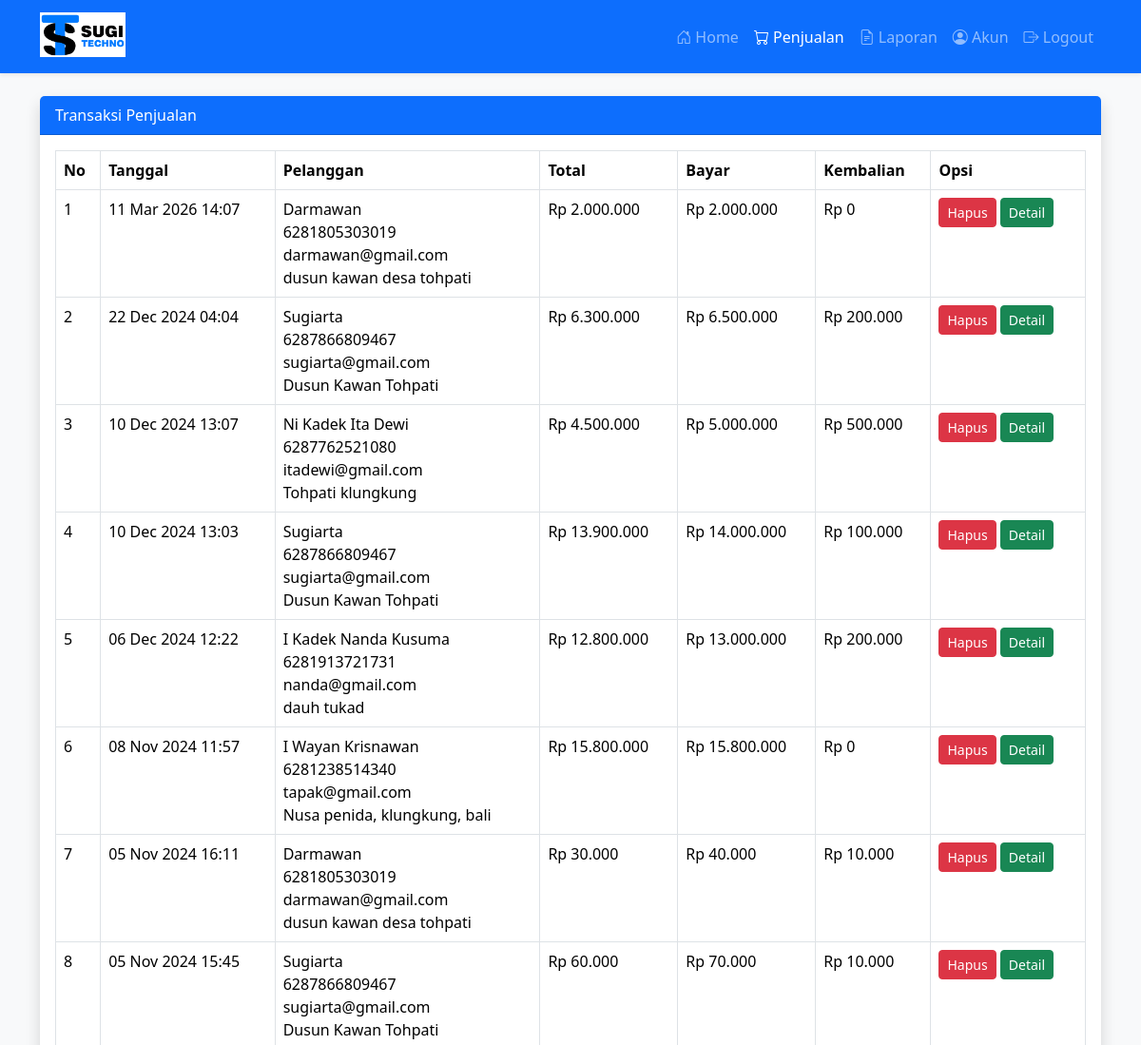
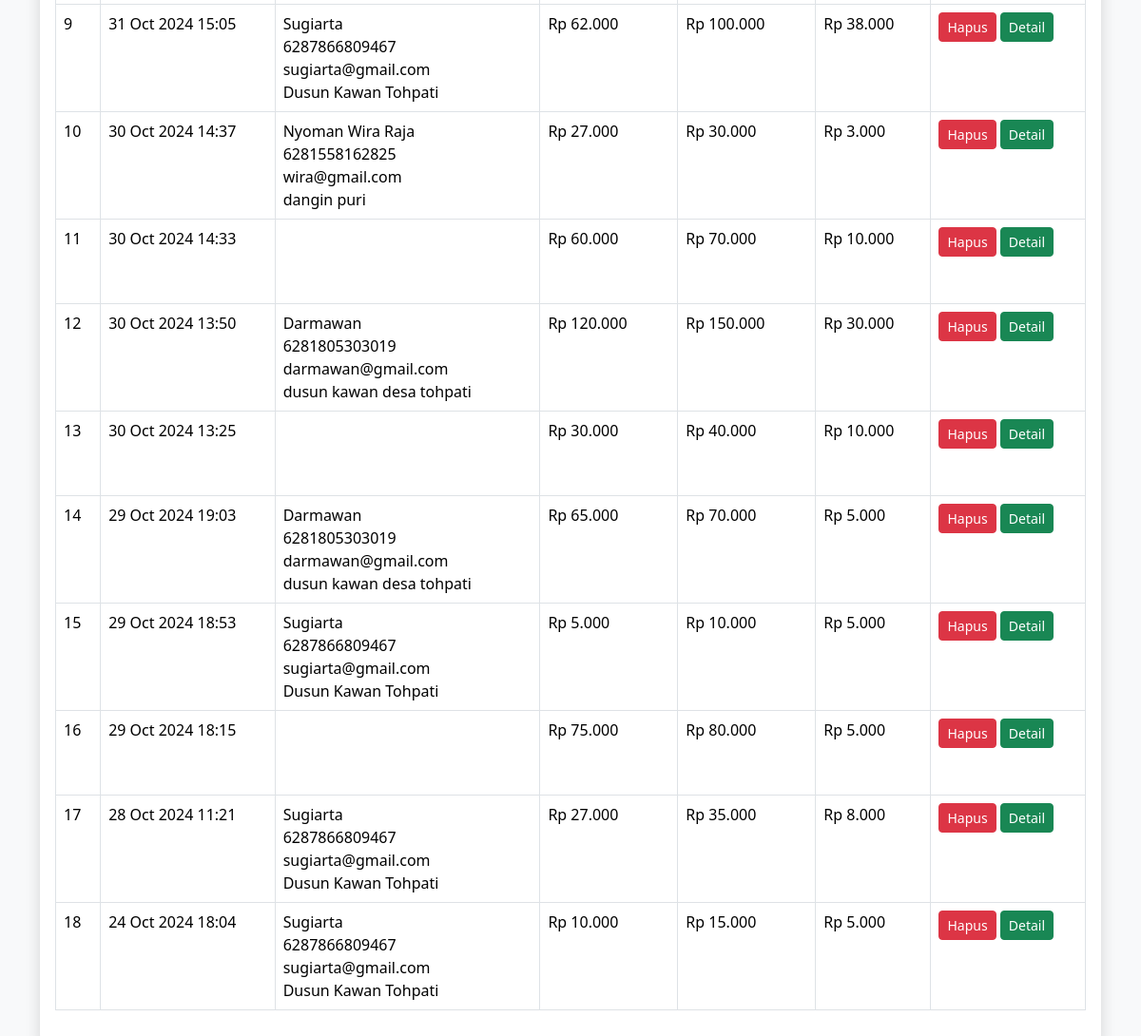
/Kasir/penjualan.php (signed in), run on the app's committed database (2 pictures, top to bottom).
### tables this page shows
CREATE TABLE `penjualan` (
  `id_penjualan` int(11) NOT NULL,
  `id_pelanggan` int(11) DEFAULT NULL,
  `id_rekening` int(11) NOT NULL,
  `id_toko` int(11) NOT NULL,
  `id_user` int(11) NOT NULL,
  `tanggal_penjualan` datetime NOT NULL,
  `total_penjualan` int(11) NOT NULL,
  `bayar_penjualan` int(11) NOT NULL,
  `kembalian_penjualan` int(11) NOT NULL
);

CREATE TABLE `pelanggan` (
  `id_pelanggan` int(11) NOT NULL,
  `id_toko` int(11) NOT NULL,
  `nama_pelanggan` varchar(100) NOT NULL,
  `email_pelanggan` varchar(100) NOT NULL,
  `telepon_pelanggan` varchar(25) NOT NULL,
  `alamat_pelanggan` varchar(100) NOT NULL
);

### functions.php (called while the page is built)
<?php
function formatRupiah($angka){
    return "Rp " . number_format($angka,0,',','.');
}
?>

### Kasir/penjualan.php (the view, shortened to what this page needs)
<!DOCTYPE html>
<html lang="en">
<head>
    <link rel="stylesheet" href="../assets/css/bootstrap.min.css">
    <link rel="stylesheet" href="https://cdn.jsdelivr.net/npm/bootstrap-icons@1.11.3/font/bootstrap-icons.css">
    <link rel="stylesheet" href="https://cdn.datatables.net/2.1.8/css/dataTables.bootstrap5.css">
</head>
<body>
<nav class="navbar navbar-expand-lg bg-primary navbar-dark mb-4 shadow-sm">
  <div class="container">
    <a class="navbar-brand" href="#">
    <img src="../assets/img/logo.png" alt="" width="90" class="mb-1">
    </a>
    <div class="collapse navbar-collapse" id="navbarNav">
      <ul class="navbar-nav ms-auto">
        <li class="nav-item">
          <a class="nav-link" href="index.php">
            <i class="bi bi-house-door"></i> Home
          </a>
        </li>
        <li class="nav-item">
          <a class="nav-link active" href="penjualan.php">
            <i class="bi bi-cart"></i> Penjualan
          </a>
        </li>
        <li class="nav-item">
          <a class="nav-link" href="laporan.php">
            <i class="bi bi-file-earmark-text"></i> Laporan
          </a>
        </li>
        <li class="nav-item">
          <a class="nav-link" href="akun.php">
            <i class="bi bi-person-circle"></i> Akun
          </a>
        </li>
        <li class="nav-item">
          <a class="nav-link" href="logout.php">
            <i class="bi bi-box-arrow-right"></i> Logout
          </a>
        </li>
      </ul>
    </div>
  </div>
</nav>
<?php
include '../koneksi.php';
include '../functions.php';
$id_user = (int)$_SESSION['user']['id_user'];
$id_toko = (int)$_SESSION['user']['id_toko'];
$penjualan = array();
$ambil = $koneksi->query("SELECT * FROM penjualan
                        LEFT JOIN pelanggan ON penjualan.id_pelanggan=pelanggan.id_pelanggan
                        WHERE penjualan.id_user='$id_user' AND penjualan.id_toko='$id_toko' ORDER BY id_penjualan DESC");
if ($ambil->num_rows == 0) {
    echo "Tidak ada data penjualan ditemukan.";
} else {
    while ($tiap = $ambil->fetch_assoc()) {
        $penjualan[] = $tiap;
    }
}
?>
<div class="container mb-5">
<div class="card border-0 shadow">
    <div class="card-header bg-primary text-white">Transaksi Penjualan</div>
    <div class="card-body">
        <table class="table table-bordered" id="tabel">
                <thead>
                    <tr>
                        <th>No</th>
                        <th>Tanggal</th>
                        <th>Pelanggan</th>
                        <th>Total</th>
                        <th>Bayar</th>
                        <th>Kembalian</th>
                        <th>Opsi</th>
                    </tr>
                </thead>
                <tbody>
                    <?php foreach($penjualan as $key => $value): ?>
                    <tr>
                        <td><?php echo$key+1 ?></td>
                        <td><?php echo date("d M Y H:i", strtotime($value["tanggal_penjualan"])) ?></td>
                        <td>
                            <?php echo $value["nama_pelanggan"] ?> <br>
                            <?php echo $value["telepon_pelanggan"] ?> <br>
                            <?php echo $value["email_pelanggan"] ?> <br>
                            <?php echo $value["alamat_pelanggan"] ?>
                        </td>
                        <td><?php echo formatRupiah($value["total_penjualan"]) ?></td>
                        <td><?php echo formatRupiah($value["bayar_penjualan"]) ?></td>
                        <td><?php echo formatRupiah($value["kembalian_penjualan"]) ?></td>
                        <td>
                            <a class="btn btn-danger btn-sm" href="penjualan_hapus.php?id=<?php echo $value["id_penjualan"] ?>" onclick="return confirm('Yakin mau hapus?')">Hapus</a>
                            <a class="btn btn-success btn-sm" href="penjualan_produk.php?id=<?php echo $value["id_penjualan"] ?>">Detail</a>
                        </td>
                    </tr>
                    <?php endforeach; ?>
                </tbody>
            </table>
    </div>
</div>
</div>
</body>
</html>

### Kasir/penjualan.php (style rules this page uses)
body { background-color: #f8f9fa; }

### data on the page
penjualan: tanggal_penjualan "11 Mar 2026 14:07", id_pelanggan.nama_pelanggan "Darmawan", id_pelanggan.telepon_pelanggan "6281805303019", id_pelanggan.email_pelanggan "darmawan@gmail.com", id_pelanggan.alamat_pelanggan "dusun kawan desa tohpati", total_penjualan "Rp 2.000.000", bayar_penjualan "Rp 2.000.000", kembalian_penjualan "Rp 0"
penjualan: tanggal_penjualan "22 Dec 2024 04:04", id_pelanggan.nama_pelanggan "Sugiarta", id_pelanggan.telepon_pelanggan "6287866809467", id_pelanggan.email_pelanggan "sugiarta@gmail.com", id_pelanggan.alamat_pelanggan "Dusun Kawan Tohpati", total_penjualan "Rp 6.300.000", bayar_penjualan "Rp 6.500.000", kembalian_penjualan "Rp 200.000"
penjualan: tanggal_penjualan "10 Dec 2024 13:07", id_pelanggan.nama_pelanggan "Ni Kadek Ita Dewi", id_pelanggan.telepon_pelanggan "6287762521080", id_pelanggan.email_pelanggan "itadewi@gmail.com", id_pelanggan.alamat_pelanggan "Tohpati klungkung", total_penjualan "Rp 4.500.000", bayar_penjualan "Rp 5.000.000", kembalian_penjualan "Rp 500.000"
penjualan: tanggal_penjualan "10 Dec 2024 13:03", id_pelanggan.nama_pelanggan "Sugiarta", id_pelanggan.telepon_pelanggan "6287866809467", id_pelanggan.email_pelanggan "sugiarta@gmail.com", id_pelanggan.alamat_pelanggan "Dusun Kawan Tohpati", total_penjualan "Rp 13.900.000", bayar_penjualan "Rp 14.000.000", kembalian_penjualan "Rp 100.000"
penjualan: tanggal_penjualan "06 Dec 2024 12:22", id_pelanggan.nama_pelanggan "I Kadek Nanda Kusuma", id_pelanggan.telepon_pelanggan "6281913721731", id_pelanggan.email_pelanggan "nanda@gmail.com", id_pelanggan.alamat_pelanggan "dauh tukad", total_penjualan "Rp 12.800.000", bayar_penjualan "Rp 13.000.000", kembalian_penjualan "Rp 200.000"
penjualan: tanggal_penjualan "08 Nov 2024 11:57", id_pelanggan.nama_pelanggan "I Wayan Krisnawan", id_pelanggan.telepon_pelanggan "6281238514340", id_pelanggan.email_pelanggan "tapak@gmail.com", id_pelanggan.alamat_pelanggan "Nusa penida, klungkung, bali", total_penjualan "Rp 15.800.000", bayar_penjualan "Rp 15.800.000", kembalian_penjualan "Rp 0"
penjualan: tanggal_penjualan "05 Nov 2024 16:11", id_pelanggan.nama_pelanggan "Darmawan", id_pelanggan.telepon_pelanggan "6281805303019", id_pelanggan.email_pelanggan "darmawan@gmail.com", id_pelanggan.alamat_pelanggan "dusun kawan desa tohpati", total_penjualan "Rp 30.000", bayar_penjualan "Rp 40.000", kembalian_penjualan "Rp 10.000"
penjualan: tanggal_penjualan "05 Nov 2024 15:45", id_pelanggan.nama_pelanggan "Sugiarta", id_pelanggan.telepon_pelanggan "6287866809467", id_pelanggan.email_pelanggan "sugiarta@gmail.com", id_pelanggan.alamat_pelanggan "Dusun Kawan Tohpati", total_penjualan "Rp 60.000", bayar_penjualan "Rp 70.000", kembalian_penjualan "Rp 10.000"
penjualan: tanggal_penjualan "31 Oct 2024 15:05", id_pelanggan.nama_pelanggan "Sugiarta", id_pelanggan.telepon_pelanggan "6287866809467", id_pelanggan.email_pelanggan "sugiarta@gmail.com", id_pelanggan.alamat_pelanggan "Dusun Kawan Tohpati", total_penjualan "Rp 62.000", bayar_penjualan "Rp 100.000", kembalian_penjualan "Rp 38.000"
penjualan: tanggal_penjualan "30 Oct 2024 14:37", id_pelanggan.nama_pelanggan "Nyoman Wira Raja", id_pelanggan.telepon_pelanggan "6281558162825", id_pelanggan.email_pelanggan "wira@gmail.com", id_pelanggan.alamat_pelanggan "dangin puri", total_penjualan "Rp 27.000", bayar_penjualan "Rp 30.000", kembalian_penjualan "Rp 3.000"
penjualan: tanggal_penjualan "30 Oct 2024 14:33", total_penjualan "Rp 60.000", bayar_penjualan "Rp 70.000", kembalian_penjualan "Rp 10.000"
penjualan: tanggal_penjualan "30 Oct 2024 13:50", id_pelanggan.nama_pelanggan "Darmawan", id_pelanggan.telepon_pelanggan "6281805303019", id_pelanggan.email_pelanggan "darmawan@gmail.com", id_pelanggan.alamat_pelanggan "dusun kawan desa tohpati", total_penjualan "Rp 120.000", bayar_penjualan "Rp 150.000", kembalian_penjualan "Rp 30.000"
penjualan: tanggal_penjualan "30 Oct 2024 13:25", total_penjualan "Rp 30.000", bayar_penjualan "Rp 40.000", kembalian_penjualan "Rp 10.000"
penjualan: tanggal_penjualan "29 Oct 2024 19:03", id_pelanggan.nama_pelanggan "Darmawan", id_pelanggan.telepon_pelanggan "6281805303019", id_pelanggan.email_pelanggan "darmawan@gmail.com", id_pelanggan.alamat_pelanggan "dusun kawan desa tohpati", total_penjualan "Rp 65.000", bayar_penjualan "Rp 70.000", kembalian_penjualan "Rp 5.000"
penjualan: tanggal_penjualan "29 Oct 2024 18:53", id_pelanggan.nama_pelanggan "Sugiarta", id_pelanggan.telepon_pelanggan "6287866809467", id_pelanggan.email_pelanggan "sugiarta@gmail.com", id_pelanggan.alamat_pelanggan "Dusun Kawan Tohpati", total_penjualan "Rp 5.000", bayar_penjualan "Rp 10.000", kembalian_penjualan "Rp 5.000"
penjualan: tanggal_penjualan "29 Oct 2024 18:15", total_penjualan "Rp 75.000", bayar_penjualan "Rp 80.000", kembalian_penjualan "Rp 5.000"
penjualan: tanggal_penjualan "28 Oct 2024 11:21", id_pelanggan.nama_pelanggan "Sugiarta", id_pelanggan.telepon_pelanggan "6287866809467", id_pelanggan.email_pelanggan "sugiarta@gmail.com", id_pelanggan.alamat_pelanggan "Dusun Kawan Tohpati", total_penjualan "Rp 27.000", bayar_penjualan "Rp 35.000", kembalian_penjualan "Rp 8.000"
penjualan: tanggal_penjualan "24 Oct 2024 18:04", id_pelanggan.nama_pelanggan "Sugiarta", id_pelanggan.telepon_pelanggan "6287866809467", id_pelanggan.email_pelanggan "sugiarta@gmail.com", id_pelanggan.alamat_pelanggan "Dusun Kawan Tohpati", total_penjualan "Rp 10.000", bayar_penjualan "Rp 15.000", kembalian_penjualan "Rp 5.000"
